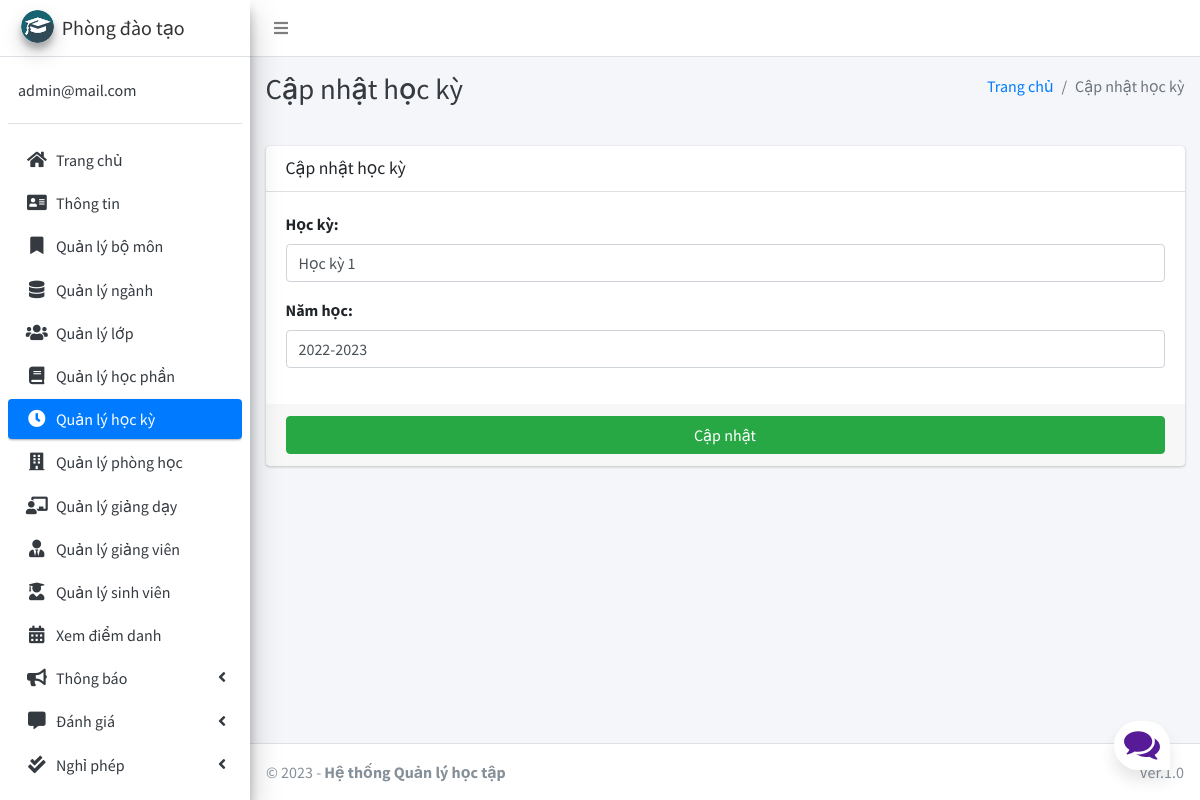
Page /session/edit/1 (signed in) on the committed database.
### main_app/models.py (models this page shows, shortened)
class CustomUser(AbstractUser):
    USER_TYPE = ((1, "PDT"), (2, "GV"), (3, "SV"))
    id = models.CharField(primary_key='True', max_length=10)
    username = None  # Removed username, using email instead
    email = models.EmailField(unique=True)
    user_type = models.CharField(default=1, choices=USER_TYPE, max_length=1)
    fcm_token = models.TextField(default="")  # For firebase notifications
    USERNAME_FIELD = "email"
    REQUIRED_FIELDS = []
    objects = CustomUserManager()

class Session(models.Model):
    name = models.CharField(max_length=15)
    year = models.CharField(max_length=20)

### main_app/hod_views.py (the view)
def edit_session(request, session_id):
    instance = get_object_or_404(Session, id=session_id)
    form = SessionForm(request.POST or None, instance=instance)
    context = {'form': form, 'session_id': session_id,
               'page_title': 'Cập nhật học kỳ'}
    if request.method == 'POST':
        if form.is_valid():
            try:
                form.save()
                messages.success(request, "Cập nhật thành công")
                return redirect(reverse('edit_session', args=[session_id]))
            except Exception as e:
                messages.error(
                    request, "Không thể cập nhật " + str(e))
                return render(request, "hod_template/edit_session_template.html", context)
        else:
            messages.error(request, "Không thể cập nhật ")
            return render(request, "hod_template/edit_session_template.html", context)
    else:
        return render(request, "hod_template/edit_session_template.html", context)

### main_app/forms.py
class SessionForm(FormSettings):
    def __init__(self, *args, **kwargs):
        super(SessionForm, self).__init__(*args, **kwargs)
    class Meta:
        model = Session
        labels = {
            "name": "Học kỳ",
            "year": "Năm học"
        }
        fields = '__all__'

### main_app/templates/hod_template/edit_session_template.html
{% extends 'main_app/base.html' %}
{% load static %}
{% block page_title %}{{page_title}}{% endblock page_title %}
{% block content %}
<section class="content">
    <div class="container-fluid">
        <div class="row">
            <div class="col-md-12">
                <div class="card">
                    <div class="card-header">
                        <h3 class="card-title">{{page_title}}</h3>
                    </div>
                    {% include "main_app/form_template.html" with messages=messages  form=form button_text="Cập nhật"%}
                </div>
            </div>
        </div>
    </div>
</section>
{% endblock content %}

### main_app/templates/main_app/sidebar_template.html (shortened to what this page needs)
{% load static %}
<aside class="main-sidebar sidebar-light-blue elevation-4">
    {% if request.user.user_type == '1' %}
        <a href="{% url 'admin_home' %}" class="brand-link">
            <img src="{% static 'dist/img/cmsl.png' %} " alt="AdminLTE Logo"
                 class="brand-image img-circle elevation-3">
            <span class="brand-text">Phòng đào tạo</span>
        </a>
        <div class="sidebar">
        <div class="user-panel mt-3 pb-3 mb-3 d-flex">
            <div class="info">
                <a href="#" class="d-block">{{ user }}</a>
            </div>
        </div>
        <nav class="mt-2">
        <ul class="nav nav-pills nav-sidebar flex-column" data-widget="treeview" role="menu" data-accordion="false">
        <li class="nav-item">
            {% url 'admin_home' as admin_home %}
            <a href="{{ admin_home }}" class="nav-link {% if admin_home == request.path %} active {% endif %}">
                <i class="nav-icon fas fa-home"></i>
                <p>
                    Trang chủ
                </p>
            </a>
        </li>
        <li class="nav-item">
            {% url 'admin_view_profile' as admin_view_profile %}
            <a href="{{ admin_view_profile }}"
               class="nav-link {% if admin_view_profile == request.path %} active {% endif %}">
                <i class="nav-icon fas fa-address-card"></i>
                <p>
                    Thông tin
                </p>
            </a>
        </li>
        <li class="nav-item">
            {% url 'manage_department' as manage_department %}
            <a href="{{ manage_department }}" class="nav-link {% if manage_department == request.path %} active {% endif %}">
                <i class="nav-icon fas fa-bookmark"></i>
                <p>
                    Quản lý bộ môn
                </p>
            </a>
        </li>
                <li class="nav-item">
                    {% url 'manage_major' as manage_major %}
                    {% url 'edit_major' department_id as edit_major %}
                    <a href="{{ manage_major }}"
                       class="nav-link  {% if edit_major == request.path or manage_major == request.path %} active {% endif %}">
                        <i class="nav-icon fas fa-database"></i>
                        <p>
                            Quản lý ngành
                        </p>
                    </a>
                </li>
                        <li class="nav-item">
                    {% url 'manage_grade' as manage_grade %}
                    {% url 'edit_grade' department_id as edit_grade %}
                    <a href="{{ manage_grade }}"
                       class="nav-link  {% if edit_grade == request.path or manage_grade == request.path %} active {% endif %}">
                        <i class="nav-icon fas fa-users"></i>
                        <p>
                            Quản lý lớp
                        </p>
                    </a>
                </li>
                        <li class="nav-item">
                    {% url 'manage_subject' as manage_subject %}
                    {% url 'edit_subject' subject_id as edit_subject %}
                    <a href="{{ manage_subject }}"
                       class="nav-link  {% if edit_subject == request.path or manage_subject == request.path %} active {% endif %}">
                        <i class="nav-icon fas fa-book"></i>
                        <p>
                            Quản lý học phần
                        </p>
                    </a>
                </li>
                        <li class="nav-item">
                    {% url 'manage_session' as manage_session %}
                    {% url 'edit_session' session_id as edit_session %}
                    <a href="{{ manage_session }}"
                       class="nav-link  {% if edit_session == request.path or manage_session == request.path %} active {% endif %}">
                        <i class="nav-icon fas fa-clock"></i>
                        <p>
                            Quản lý học kỳ
                        </p>
                    </a>
                </li>
                        <li class="nav-item">
                    {% url 'manage_room' as manage_room %}
                    {% url 'edit_room' room_id as edit_room %}
                    <a href="{{ manage_room }}"
                       class="nav-link {% if manage_room == request.path or request.path == edit_room %} active {% endif %}">
                        <i class="fas fa-building nav-icon"></i>
                        <p>
                            Quản lý phòng học
                        </p>
                    </a>
                </li>
                        <li class="nav-item">
                    {% url 'manage_assign' as manage_assign %}
                    {% url 'edit_assign' assign_id as edit_assign %}
                    <a href="{{ manage_assign }}"
                       class="nav-link {% if manage_assign == request.path or request.path == edit_assign %} active {% endif %}">
                        <i class="nav-icon fas fa-chalkboard-teacher"></i>
                        <p>
                            Quản lý giảng dạy
                        </p>
                    </a>
                </li>
                <li class="nav-item">
            {% url 'manage_staff' as manage_staff %}
            {% url 'edit_staff' staff_id as edit_staff %}
            <a href="{{ manage_staff }}"
               class="nav-link {% if manage_staff == request.path or request.path == edit_staff %} active {% endif %}">
                <i class="nav-icon fas fa-user-tie"></i>
                <p>
                    Quản lý giảng viên
                </p>
            </a>
        </li>
        <li class="nav-item">
            {% url 'manage_student' as manage_student %}
            {% url 'edit_student' student_id as edit_student %}
            <a href="{{ manage_student }}"
               class="nav-link  {% if edit_student == request.path or manage_student == request.path %} active {% endif %}">
                <i class="nav-icon fas fa-user-graduate"></i>
                <p>
                    Quản lý sinh viên
                </p>
            </a>
        </li>
        <li class="nav-item">
            {% url 'admin_view_attendance' as admin_view_attendance %}
            <a href="{{ admin_view_attendance }}"
               class="nav-link  {% if admin_view_attendance == request.path %} active {% endif %}">
                <i class="nav-icon fas fa-calendar-alt"></i>
                <p>
                    Xem điểm danh
                </p>
            </a>
        </li>
        <li class="nav-item has-treeview">
            <a href="#" class="nav-link">
                <i class="nav-icon fas fa-bullhorn"></i>
                <p>
                    Thông báo
                    <i class="fas fa-angle-left right"></i>
                </p>
            </a>
        </li>
                <li class="nav-item has-treeview">
            <a href="#" class="nav-link">
                <i class="nav-icon fas fa-comment-alt"></i>
                <p>
                    Đánh giá
                    <i class="fas fa-angle-left right"></i>
                </p>
            </a>
        </li>
                <li class="nav-item has-treeview">
            <a href="#" class="nav-link">
                <i class="nav-icon fas fa-check-double"></i>
                <p>
                    Nghỉ phép
                    <i class="fas fa-angle-left right"></i>
                </p>
            </a>
        </li>
    {% endif %}
    <li class="nav-item">
        <a href="{% url 'user_logout' %}"
           onclick="return confirm('Bạn có chắc chắn muốn đăng xuất?')"
           class="nav-link">
        </a>
    </li>
    </ul>
    </nav>
    </div>
</aside>

### main_app/templates/main_app/form_template.html (shortened to what this page needs)
<form role="form" method="POST" enctype="multipart/form-data">
    <div class="card-body">
        {% for field in form  %}
        <div class="form-group">
            {{field.label_tag}}
            {{field}}
        </div>
        {% endfor %}
    </div>
    <div class="card-footer">
        <button type="submit" class="btn btn-success btn-block">
            {% if button_text %}
            {{button_text}}
            {% else %}
            Submit
            {% endif %}
        </button>
    </div>
</form>

### main_app/static/style.css (style rules this page uses)
* { box-sizing: border-box; margin: 0; padding: 0; }
body { font-family: 'Nunito', sans-serif; font-weight: 400; font-size: 100%; background: #F1F1F1; }
*, html { --primaryGradient: linear-gradient(93.12deg, #581B98 0.52%, #9C1DE7 100%); --secondaryGradient: linear-gradient(268.91deg, #581B98 -2.14%, #9C1DE7 99.69%); --primaryBoxShadow: 0px 10px 15px rgba(0, 0, 0, 0.1); --secondaryBoxShadow: 0px -10px 15px rgba(0, 0, 0, 0.1); --primary: #581B98; }

### rows in the picture
CustomUser: email "admin@mail.com"
Session: form "Học kỳ 1" "2022-2023"

### other values in the picture
{{ page_title }} "Cập nhật học kỳ"
{{ field.label_tag }} "Học kỳ:" "Năm học:"
{{ button_text }} "Cập nhật"
